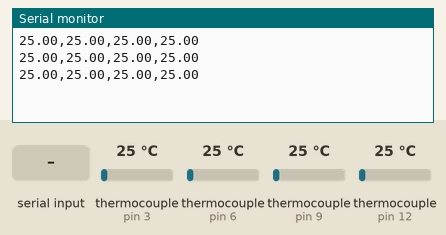
Simulated run of this sketch. Board: Arduino Uno, built with avr-gcc and run on an emulated ATmega328P. Shown: the last lines printed to the serial monitor. The inputs (shaded band) are chosen by the test bench; at power-on: thermocouple (sensors on pin 3, pin 6, pin 9, pin 12) 25 °C.

Above: at 1.2 s.
1.3 s: "1" received over Serial
At 1.9 s:
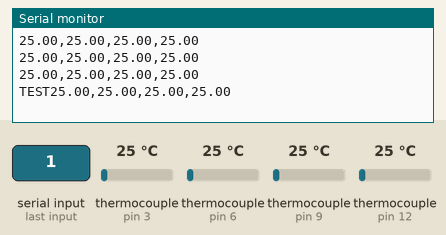
3.5 s: thermocouple (sensor on pin 3) set to 6 °C
At 3.9 s:
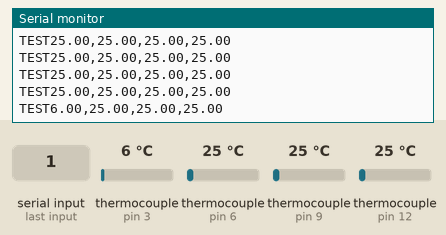
5.0 s: "0" received over Serial
At 5.5 s:
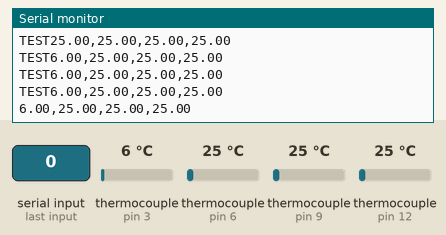
8.0 s: thermocouple (sensor on pin 6) set to 6 °C
At 8.5 s:
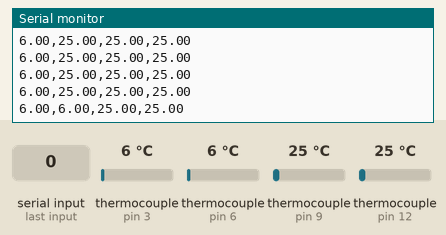
9.5 s: thermocouple (sensor on pin 9) set to 6 °C
At 10.0 s:
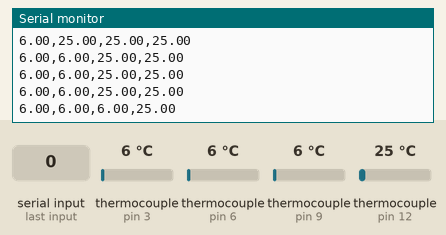
11.0 s: thermocouple (sensor on pin 12) set to 6 °C
At 11.5 s:
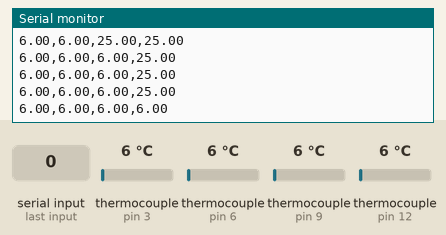

The sketch:

ThermocouplerProject.ino
```cpp
#include "max6675.h" // max6675.h file is part of the library that you should download from Robojax.com


int Temp_1_SO = 2;// SO = Serial Out
int Temp_1_CS = 3;// CS = chip select CS pin
int Temp_1_SCK = 4;// SCK = Serial Clock pin

int Temp_2_SO = 5;// SO = Serial Out
int Temp_2_CS = 6;// CS = chip select CS pin
int Temp_2_SCK = 7;// SCK = Serial Clock pin

int Temp_3_SO = 8;
int Temp_3_CS = 9;
int Temp_3_SCK = 10;

int Temp_4_SO = 11;
int Temp_4_CS = 12;
int Temp_4_SCK = 13;

char c;
MAX6675 Temp_3(Temp_3_SCK, Temp_3_CS, Temp_3_SO);// create instance object of MAX6675
MAX6675 Temp_1(Temp_1_SCK, Temp_1_CS, Temp_1_SO);
MAX6675 Temp_2(Temp_2_SCK, Temp_2_CS, Temp_2_SO);
MAX6675 Temp_4(Temp_4_SCK, Temp_4_CS, Temp_4_SO);

void setup() {
  Serial.begin(9600);// initialize serial monitor with 9600 baud
}

void loop() {
  // testing loop to interact with the serial monitor
  if(Serial.available()){
    c = Serial.read();
  }
  if(c == '1'){
    Serial.print("TEST");
  }
  // basic readout that print the current temp
  // Robojax.com MAX6675 Temperature reading on Serial monitor
   Serial.print(Temp_1.readCelsius());
   Serial.print(",");

   Serial.print(Temp_2.readCelsius());
   Serial.print(",");

   Serial.print(Temp_3.readCelsius());
   Serial.print(",");

   Serial.println(Temp_4.readCelsius());

   delay(500);
}
```

Measured:
- after the input at 1.3 s, the serial monitor: prints a new line after 0.21 s (image 1)
- after the input at 3.5 s, the serial monitor: prints a new line at once (image 2)
- after the input at 5.0 s, the serial monitor: prints a new line at once (image 3)
- after the input at 8.0 s, the serial monitor: prints a new line after 0.07 s (image 4)
- after the input at 9.5 s, the serial monitor: prints a new line after 0.08 s (image 5)
- after the input at 11.0 s, the serial monitor: prints a new line after 0.09 s (image 6)
